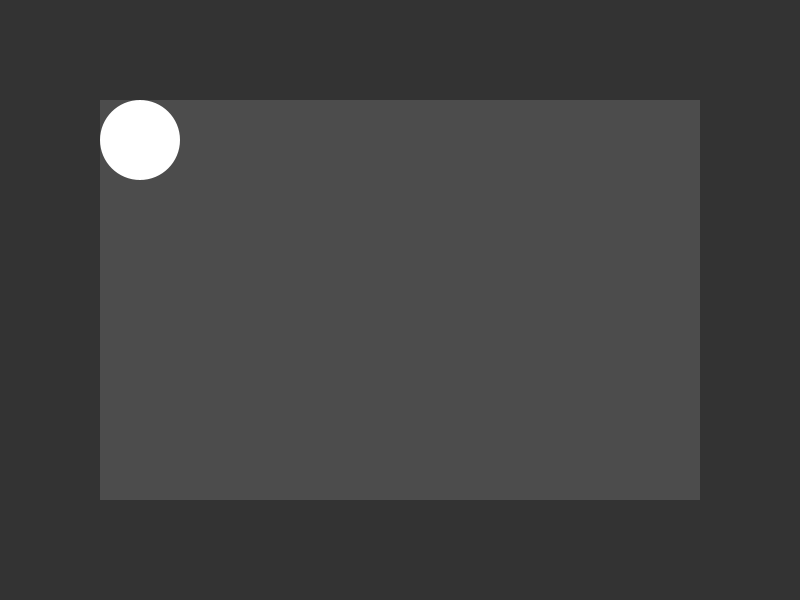
Frame 1 (no input)
Frame 60 (the mouse pressed at the canvas centre just before this capture): identical to frame 1, image omitted
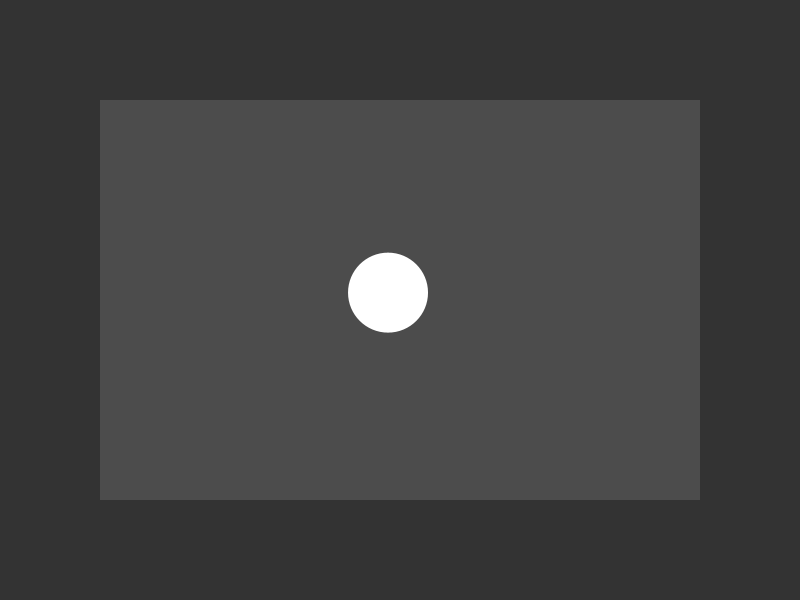
Frame 120 (the mouse held since frame 60 and released just before this capture)

The Processing sketch that drew these frames (run headless with seeded random() and noise(); from frame 60 on, the mouse is pressed at the canvas centre):

// Processing sketch: constrain_14_4_22
// ── constrain_14_4_22.pde
float x, y;
float radius;
float easing;
float edge;
float inner;

void setup() {
  size(800, 600);
  edge = 100;
  radius = 40;
  inner = edge + radius;
  easing = 0.05;
  noStroke();
  rectMode(CORNERS);
  ellipseMode(RADIUS);
}

void draw() {
  background(51);
  
  x = x + (mouseX - x) * easing;
  y = y + (mouseY - y) * easing;
  
  x = constrain(x,inner,width - inner);
  y = constrain(y,inner,height - inner);
  
  // Setting shapes
  fill(76);
  rect(edge, edge, width-edge, height-edge);
  fill(255);
  ellipse(x, y, radius, radius);
}
